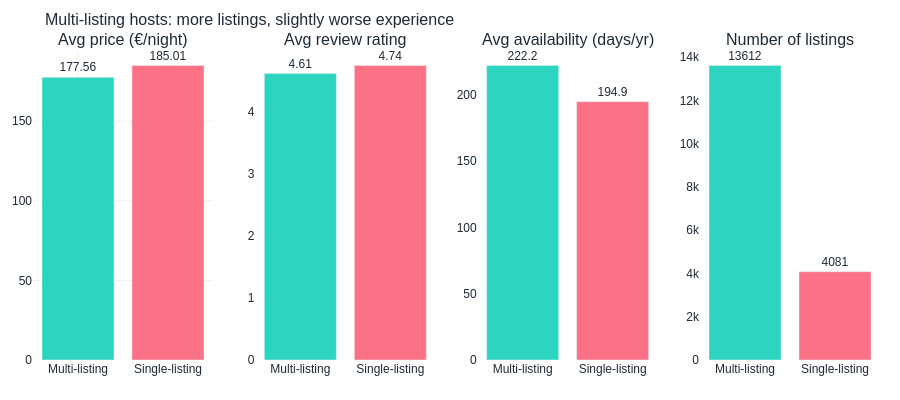

Notebook source saved alongside this figure:
### Code cell
comparison_df = con.sql("""
    WITH host_class AS (
        SELECT host_id,
               CASE WHEN COUNT(*) = 1 THEN 'Single-listing' ELSE 'Multi-listing' END AS host_type
        FROM listings_clean GROUP BY host_id
    )
    SELECT hc.host_type,
           ROUND(AVG(l.price_num), 2)                        AS avg_price,
           ROUND(AVG(l.review_scores_rating), 2)             AS avg_rating,
           ROUND(AVG(l.availability_365), 1)                 AS avg_availability_days,
           COUNT(*)                                          AS listings
    FROM listings_clean l JOIN host_class hc ON l.host_id = hc.host_id
    WHERE l.price_num IS NOT NULL
    GROUP BY hc.host_type
""").df()

# Build a 4-panel comparison
metrics = [
    ('avg_price',             'Avg price (€/night)'),
    ('avg_rating',            'Avg review rating'),
    ('avg_availability_days', 'Avg availability (days/yr)'),
    ('listings',              'Number of listings'),
]
from plotly.subplots import make_subplots
fig3 = make_subplots(rows=1, cols=4, subplot_titles=[m[1] for m in metrics])
for i, (col, label) in enumerate(metrics, start=1):
    fig3.add_trace(go.Bar(
        x=comparison_df['host_type'], y=comparison_df[col],
        marker_color=[ACCENT, WARNING],
        text=comparison_df[col],
        texttemplate='%{text}', textposition='outside',
        showlegend=False,
    ), row=1, col=i)
fig3.update_layout(
    title='Multi-listing hosts: more listings, slightly worse experience',
    height=400, **CHART_LAYOUT,
)
fig3.show()

### Figure 1 — Plotly figure (JSON) as saved in the notebook; plotly's stock layout.template omitted (floating-point values rounded to 4 significant figures)
{"data": [{"marker": {"color": ["#2DD4BF", "#FB7185"]}, "showlegend": false, "text": [177.6, 185.0], "textposition": "outside", "texttemplate": "%{text}", "type": "bar", "x": ["Multi-listing", "Single-listing"], "xaxis": "x", "y": [177.6, 185.0], "yaxis": "y"}, {"marker": {"color": ["#2DD4BF", "#FB7185"]}, "showlegend": false, "text": [4.61, 4.74], "textposition": "outside", "texttemplate": "%{text}", "type": "bar", "x": ["Multi-listing", "Single-listing"], "xaxis": "x2", "y": [4.61, 4.74], "yaxis": "y2"}, {"marker": {"color": ["#2DD4BF", "#FB7185"]}, "showlegend": false, "text": [222.2, 194.9], "textposition": "outside", "texttemplate": "%{text}", "type": "bar", "x": ["Multi-listing", "Single-listing"], "xaxis": "x3", "y": [222.2, 194.9], "yaxis": "y3"}, {"marker": {"color": ["#2DD4BF", "#FB7185"]}, "showlegend": false, "text": [13610.0, 4081.0], "textposition": "outside", "texttemplate": "%{text}", "type": "bar", "x": ["Multi-listing", "Single-listing"], "xaxis": "x4", "y": [13612, 4081], "yaxis": "y4"}], "layout": {"annotations": [{"font": {"size": 16}, "showarrow": false, "text": "Avg price (€/night)", "x": 0.1062, "xanchor": "center", "xref": "paper", "y": 1, "yanchor": "bottom", "yref": "paper"}, {"font": {"size": 16}, "showarrow": false, "text": "Avg review rating", "x": 0.3688, "xanchor": "center", "xref": "paper", "y": 1, "yanchor": "bottom", "yref": "paper"}, {"font": {"size": 16}, "showarrow": false, "text": "Avg availability (days/yr)", "x": 0.6313, "xanchor": "center", "xref": "paper", "y": 1, "yanchor": "bottom", "yref": "paper"}, {"font": {"size": 16}, "showarrow": false, "text": "Number of listings", "x": 0.8938, "xanchor": "center", "xref": "paper", "y": 1, "yanchor": "bottom", "yref": "paper"}], "font": {"color": "#1f2937", "family": "sans-serif", "size": 12}, "height": 400, "margin": {"b": 40, "l": 20, "r": 20, "t": 50}, "paper_bgcolor": "rgba(0,0,0,0)", "plot_bgcolor": "rgba(0,0,0,0)", "title": {"font": {"size": 16}, "text": "Multi-listing hosts: more listings, slightly worse experience"}, "xaxis": {"anchor": "y", "domain": [0, 0.2125], "gridcolor": "rgba(0,0,0,0.06)"}, "xaxis2": {"anchor": "y2", "domain": [0.2625, 0.475]}, "xaxis3": {"anchor": "y3", "domain": [0.525, 0.7375]}, "xaxis4": {"anchor": "y4", "domain": [0.7875, 1]}, "yaxis": {"anchor": "x", "domain": [0, 1], "gridcolor": "rgba(0,0,0,0.06)"}, "yaxis2": {"anchor": "x2", "domain": [0, 1]}, "yaxis3": {"anchor": "x3", "domain": [0, 1]}, "yaxis4": {"anchor": "x4", "domain": [0, 1]}}}
